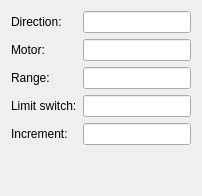
     <widget class="QWidget" name="tab">
      <attribute name="title">
       <string>Base</string>
      </attribute>
      <layout class="QVBoxLayout" name="verticalLayout_7">
       <item>
        <layout class="QGridLayout" name="gridLayout_4">
         <item row="0" column="0" colspan="2">
          <widget class="QLabel" name="label_11">
           <property name="toolTip">
            <string>&lt;!DOCTYPE HTML PUBLIC &quot;-//W3C//DTD HTML 4.0//EN&quot; &quot;http://www.w3.org/TR/REC-html40/strict.dtd&quot;&gt;
&lt;html&gt;&lt;head&gt;&lt;meta name=&quot;qrichtext&quot; content=&quot;1&quot; /&gt;&lt;style type=&quot;text/css&quot;&gt;
p, li { white-space: pre-wrap; }
&lt;/style&gt;&lt;/head&gt;&lt;body style=&quot; font-family:'Sans'; font-size:10pt; font-weight:400; font-style:normal;&quot;&gt;
&lt;p style=&quot; margin-top:0px; margin-bottom:0px; margin-left:0px; margin-right:0px; -qt-block-indent:0; text-indent:0px; background-color:#000000;&quot;&gt;&lt;a name=&quot;internal-source-marker_0.4259963477961719&quot;&gt;&lt;/a&gt;&lt;span style=&quot; font-family:'Arial'; font-size:11pt; color:#000000; background-color:#000000;&quot;&gt;D&lt;/span&gt;&lt;span style=&quot; font-family:'Arial'; font-size:11pt; color:#000000; background-color:#000000;&quot;&gt;irection vector for movement&lt;/span&gt;&lt;/p&gt;
&lt;p style=&quot; margin-top:0px; margin-bottom:0px; margin-left:0px; margin-right:0px; -qt-block-indent:0; text-indent:0px; background-color:#000000;&quot;&gt;&lt;span style=&quot; font-family:'Arial'; font-size:11pt; color:#000000; background-color:#000000;&quot;&gt;Example:&lt;/span&gt;&lt;/p&gt;
&lt;p style=&quot; margin-top:0px; margin-bottom:0px; margin-left:0px; margin-right:0px; -qt-block-indent:0; text-indent:0px; background-color:#000000;&quot;&gt;&lt;span style=&quot; font-family:'Arial'; font-size:11pt; color:#000000; background-color:#000000;&quot;&gt;     for Z is 0 0 0 1&lt;/span&gt;&lt;/p&gt;
&lt;p style=&quot; margin-top:0px; margin-bottom:0px; margin-left:0px; margin-right:0px; -qt-block-indent:0; text-indent:0px; background-color:#000000;&quot;&gt;&lt;span style=&quot; font-family:'Arial'; font-size:11pt; color:#000000; background-color:#000000;&quot;&gt;     for Y is 1 0 1 0&lt;/span&gt;&lt;/p&gt;
&lt;p style=&quot;-qt-paragraph-type:empty; margin-top:0px; margin-bottom:0px; margin-left:0px; margin-right:0px; -qt-block-indent:0; text-indent:0px;&quot;&gt;&lt;/p&gt;&lt;/body&gt;&lt;/html&gt;</string>
           </property>
           <property name="text">
            <string>Direction:</string>
           </property>
          </widget>
         </item>
         <item row="0" column="2">
          <widget class="QLineEdit" name="baseDirection"/>
         </item>
         <item row="1" column="0" colspan="2">
          <widget class="QLabel" name="label_16">
           <property name="toolTip">
            <string>&lt;!DOCTYPE HTML PUBLIC &quot;-//W3C//DTD HTML 4.0//EN&quot; &quot;http://www.w3.org/TR/REC-html40/strict.dtd&quot;&gt;
&lt;html&gt;&lt;head&gt;&lt;meta name=&quot;qrichtext&quot; content=&quot;1&quot; /&gt;&lt;style type=&quot;text/css&quot;&gt;
p, li { white-space: pre-wrap; }
&lt;/style&gt;&lt;/head&gt;&lt;body style=&quot; font-family:'Sans'; font-size:10pt; font-weight:400; font-style:normal;&quot;&gt;
&lt;p style=&quot; margin-top:0px; margin-bottom:0px; margin-left:0px; margin-right:0px; -qt-block-indent:0; text-indent:0px; background-color:#000000;&quot;&gt;&lt;span style=&quot; font-family:'Arial'; font-size:11pt; color:#000000; background-color:#000000;&quot;&gt;Axis direction +-[mm] per (1/8) step&lt;/span&gt;&lt;/p&gt;
&lt;p style=&quot;-qt-paragraph-type:empty; margin-top:0px; margin-bottom:0px; margin-left:0px; margin-right:0px; -qt-block-indent:0; text-indent:0px;&quot;&gt;&lt;/p&gt;&lt;/body&gt;&lt;/html&gt;</string>
           </property>
           <property name="text">
            <string>Motor:</string>
           </property>
          </widget>
         </item>
         <item row="1" column="2">
          <widget class="QLineEdit" name="baseMotor"/>
         </item>
         <item row="2" column="0" colspan="2">
          <widget class="QLabel" name="label_17">
           <property name="text">
            <string>Range:</string>
           </property>
          </widget>
         </item>
         <item row="2" column="2">
          <widget class="QLineEdit" name="baseRange"/>
         </item>
         <item row="3" column="0" colspan="2">
          <widget class="QLabel" name="label_18">
           <property name="toolTip">
            <string>&lt;!DOCTYPE HTML PUBLIC &quot;-//W3C//DTD HTML 4.0//EN&quot; &quot;http://www.w3.org/TR/REC-html40/strict.dtd&quot;&gt;
&lt;html&gt;&lt;head&gt;&lt;meta name=&quot;qrichtext&quot; content=&quot;1&quot; /&gt;&lt;style type=&quot;text/css&quot;&gt;
p, li { white-space: pre-wrap; }
&lt;/style&gt;&lt;/head&gt;&lt;body style=&quot; font-family:'Sans'; font-size:10pt; font-weight:400; font-style:normal;&quot;&gt;
&lt;p style=&quot; margin-top:0px; margin-bottom:0px; margin-left:0px; margin-right:0px; -qt-block-indent:0; text-indent:0px; background-color:#000000;&quot;&gt;&lt;a name=&quot;internal-source-marker_0.4259963477961719&quot;&gt;&lt;/a&gt;&lt;span style=&quot; font-family:'Arial'; font-size:11pt; color:#000000; background-color:#000000;&quot;&gt;+&lt;/span&gt;&lt;span style=&quot; font-family:'Arial'; font-size:11pt; color:#000000; background-color:#000000;&quot;&gt;direction -direction (0 -&amp;gt; limit switch not connected; 1 if it is)&lt;/span&gt;&lt;/p&gt;&lt;/body&gt;&lt;/html&gt;</string>
           </property>
           <property name="text">
            <string>Limit switch:</string>
           </property>
          </widget>
         </item>
         <item row="3" column="2">
          <widget class="QLineEdit" name="baseLimit"/>
         </item>
         <item row="4" column="0" colspan="2">
          <widget class="QLabel" name="label_19">
           <property name="toolTip">
            <string>&lt;!DOCTYPE HTML PUBLIC &quot;-//W3C//DTD HTML 4.0//EN&quot; &quot;http://www.w3.org/TR/REC-html40/strict.dtd&quot;&gt;
&lt;html&gt;&lt;head&gt;&lt;meta name=&quot;qrichtext&quot; content=&quot;1&quot; /&gt;&lt;style type=&quot;text/css&quot;&gt;
p, li { white-space: pre-wrap; }
&lt;/style&gt;&lt;/head&gt;&lt;body style=&quot; font-family:'Sans'; font-size:10pt; font-weight:400; font-style:normal;&quot;&gt;
&lt;p style=&quot; margin-top:0px; margin-bottom:0px; margin-left:0px; margin-right:0px; -qt-block-indent:0; text-indent:0px; background-color:#000000;&quot;&gt;&lt;a name=&quot;internal-source-marker_0.4259963477961719&quot;&gt;&lt;/a&gt;&lt;span style=&quot; font-family:'Arial'; font-size:11pt; color:#000000; background-color:#000000;&quot;&gt;[&lt;/span&gt;&lt;span style=&quot; font-family:'Arial'; font-size:11pt; color:#000000; background-color:#000000;&quot;&gt;mm] default distance to move plunger in manual jog&lt;/span&gt;&lt;/p&gt;&lt;/body&gt;&lt;/html&gt;</string>
           </property>
           <property name="text">
            <string>Increment:</string>
           </property>
          </widget>
         </item>
         <item row="4" column="2">
          <widget class="QLineEdit" name="baseIncrement"/>
         </item>
         <item row="5" column="0">
          <spacer name="verticalSpacer">
           <property name="orientation">
            <enum>Qt::Vertical</enum>
           </property>
           <property name="sizeHint" stdset="0">
            <size>
             <width>20</width>
             <height>40</height>
            </size>
           </property>
          </spacer>
         </item>
        </layout>
       </item>
      </layout>
     </widget>
